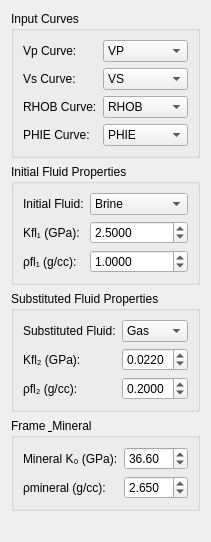
           <widget class="QWidget" name="scrollGassContents">
            <layout class="QVBoxLayout"><property name="spacing"><number>6</number></property>
             <item>
              <widget class="QGroupBox"><property name="title"><string>Input Curves</string></property>
               <layout class="QFormLayout">
                <item row="0" column="0"><widget class="QLabel"><property name="text"><string>Vp Curve:</string></property></widget></item>
                <item row="0" column="1"><widget class="QComboBox" name="comboGassVp"><item><property name="text"><string>VP</string></property></item></widget></item>
                <item row="1" column="0"><widget class="QLabel"><property name="text"><string>Vs Curve:</string></property></widget></item>
                <item row="1" column="1"><widget class="QComboBox" name="comboGassVs"><item><property name="text"><string>VS</string></property></item></widget></item>
                <item row="2" column="0"><widget class="QLabel"><property name="text"><string>RHOB Curve:</string></property></widget></item>
                <item row="2" column="1"><widget class="QComboBox" name="comboGassRHOB"><item><property name="text"><string>RHOB</string></property></item></widget></item>
                <item row="3" column="0"><widget class="QLabel"><property name="text"><string>PHIE Curve:</string></property></widget></item>
                <item row="3" column="1"><widget class="QComboBox" name="comboGassPHIE"><item><property name="text"><string>PHIE</string></property></item></widget></item>
               </layout>
              </widget>
             </item>
             <item>
              <widget class="QGroupBox"><property name="title"><string>Initial Fluid Properties</string></property>
               <layout class="QFormLayout">
                <item row="0" column="0"><widget class="QLabel"><property name="text"><string>Initial Fluid:</string></property></widget></item>
                <item row="0" column="1"><widget class="QComboBox" name="comboGassFluid1"><item><property name="text"><string>Brine</string></property></item><item><property name="text"><string>Gas</string></property></item><item><property name="text"><string>Oil</string></property></item><item><property name="text"><string>Mixed (Sw)</string></property></item></widget></item>
                <item row="1" column="0"><widget class="QLabel"><property name="text"><string>Kfl₁ (GPa):</string></property></widget></item>
                <item row="1" column="1"><widget class="QDoubleSpinBox" name="spinGassKfl1"><property name="decimals"><number>4</number></property><property name="minimum"><double>0.001</double></property><property name="maximum"><double>5.0</double></property><property name="value"><double>2.500</double></property></widget></item>
                <item row="2" column="0"><widget class="QLabel"><property name="text"><string>ρfl₁ (g/cc):</string></property></widget></item>
                <item row="2" column="1"><widget class="QDoubleSpinBox" name="spinGassRhofl1"><property name="decimals"><number>4</number></property><property name="minimum"><double>0.001</double></property><property name="maximum"><double>2.0</double></property><property name="value"><double>1.000</double></property></widget></item>
               </layout>
              </widget>
             </item>
             <item>
              <widget class="QGroupBox"><property name="title"><string>Substituted Fluid Properties</string></property>
               <layout class="QFormLayout">
                <item row="0" column="0"><widget class="QLabel"><property name="text"><string>Substituted Fluid:</string></property></widget></item>
                <item row="0" column="1"><widget class="QComboBox" name="comboGassFluid2"><item><property name="text"><string>Gas</string></property></item><item><property name="text"><string>Brine</string></property></item><item><property name="text"><string>Oil</string></property></item></widget></item>
                <item row="1" column="0"><widget class="QLabel"><property name="text"><string>Kfl₂ (GPa):</string></property></widget></item>
                <item row="1" column="1"><widget class="QDoubleSpinBox" name="spinGassKfl2"><property name="decimals"><number>4</number></property><property name="minimum"><double>0.001</double></property><property name="maximum"><double>5.0</double></property><property name="value"><double>0.022</double></property></widget></item>
                <item row="2" column="0"><widget class="QLabel"><property name="text"><string>ρfl₂ (g/cc):</string></property></widget></item>
                <item row="2" column="1"><widget class="QDoubleSpinBox" name="spinGassRhofl2"><property name="decimals"><number>4</number></property><property name="minimum"><double>0.001</double></property><property name="maximum"><double>2.0</double></property><property name="value"><double>0.200</double></property></widget></item>
               </layout>
              </widget>
             </item>
             <item>
              <widget class="QGroupBox"><property name="title"><string>Frame &amp; Mineral</string></property>
               <layout class="QFormLayout">
                <item row="0" column="0"><widget class="QLabel"><property name="text"><string>Mineral K₀ (GPa):</string></property></widget></item>
                <item row="0" column="1"><widget class="QDoubleSpinBox" name="spinGassK0"><property name="decimals"><number>2</number></property><property name="minimum"><double>10.0</double></property><property name="maximum"><double>100.0</double></property><property name="value"><double>36.6</double></property></widget></item>
                <item row="1" column="0"><widget class="QLabel"><property name="text"><string>ρmineral (g/cc):</string></property></widget></item>
                <item row="1" column="1"><widget class="QDoubleSpinBox" name="spinGassRhoMin"><property name="decimals"><number>3</number></property><property name="minimum"><double>2.0</double></property><property name="maximum"><double>4.0</double></property><property name="value"><double>2.650</double></property></widget></item>
               </layout>
              </widget>
             </item>
             <item><spacer><property name="orientation"><enum>Qt::Vertical</enum></property><property name="sizeHint" stdset="0"><size><width>20</width><height>20</height></size></property></spacer></item>
            </layout>
           </widget>
